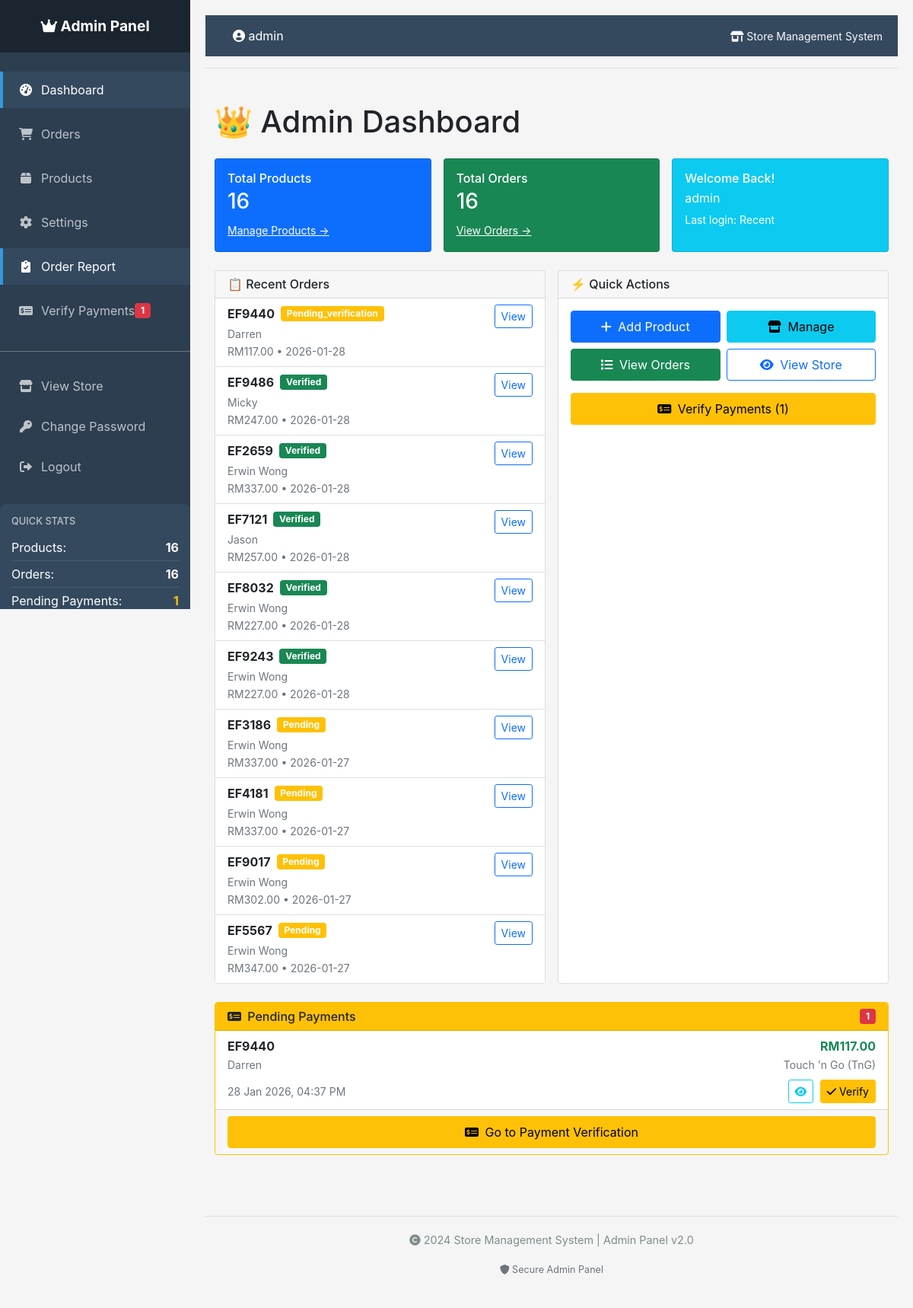
/admin/ (signed in), run on an earlier commit of the app's database.
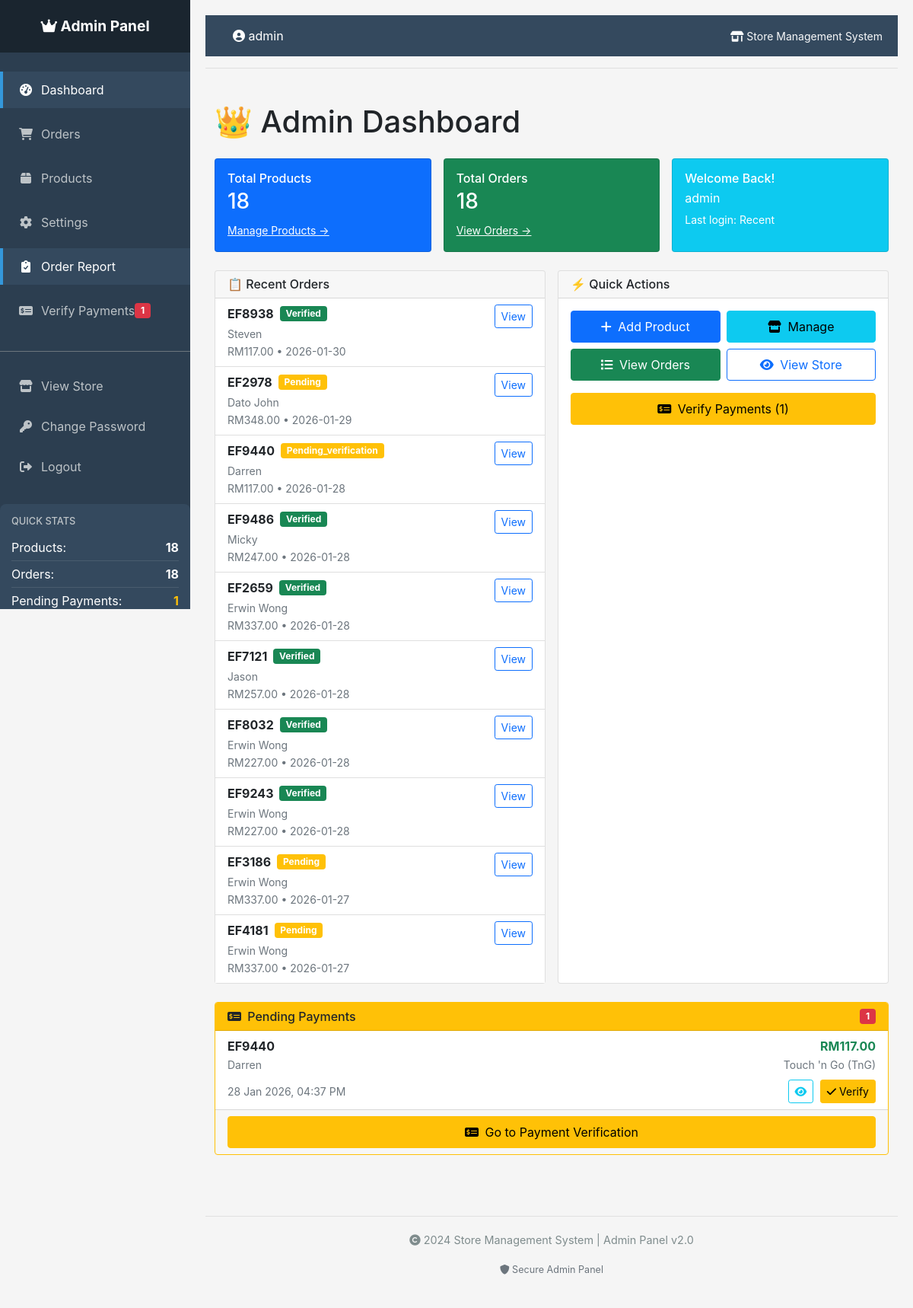
And on a later commit of the database.
### tables this page shows
CREATE TABLE orders (
            id INTEGER PRIMARY KEY AUTOINCREMENT,
            order_id TEXT UNIQUE NOT NULL,
            customer_name TEXT NOT NULL,
            total_price REAL NOT NULL,
            shipping_fee REAL NOT NULL,
            address TEXT NOT NULL,
            postcode TEXT NOT NULL,
            state TEXT NOT NULL,
            region TEXT NOT NULL,
            status TEXT DEFAULT 'pending',
            created_at TIMESTAMP DEFAULT CURRENT_TIMESTAMP
        , contact_number TEXT, payment_method TEXT, payment_status TEXT DEFAULT "pending", payment_receipt TEXT, payment_verified BOOLEAN DEFAULT 0, payment_verified_at TIMESTAMP, payment_verified_by TEXT, tracking_number TEXT, updated_at TIMESTAMP);

### app.py (the view)
@app.route('/admin/')
@admin_required
def admin_dashboard():
    product_count = g.conn.execute('SELECT COUNT(*) FROM products').fetchone()[0]
    order_count = g.conn.execute('SELECT COUNT(*) FROM orders').fetchone()[0]
    pending_payments = g.conn.execute(
        'SELECT COUNT(*) FROM orders WHERE payment_status = "pending_verification"'
    ).fetchone()[0]
    recent_orders = g.conn.execute('''
        SELECT * FROM orders
        ORDER BY created_at DESC
        LIMIT 10
    ''').fetchall()
    orders_to_verify = g.conn.execute('''
        SELECT * FROM orders
        WHERE payment_status = 'pending_verification'
        ORDER BY created_at DESC
    ''').fetchall()
    total_revenue_result = g.conn.execute(
        'SELECT SUM(total_price) FROM orders WHERE payment_verified = 1'
    ).fetchone()
    total_revenue = total_revenue_result[0] if total_revenue_result[0] else 0
    return render_template('admin_dashboard.html',
                          product_count=product_count,
                          order_count=order_count,
                          pending_payments=pending_payments,
                          recent_orders=recent_orders,
                          orders_to_verify=orders_to_verify,
                          total_revenue=total_revenue)

### templates/admin_dashboard.html (shortened to what this page needs)
{% extends "admin_base.html" %}
{% block content %}
<div class="container-fluid py-3">
    <h1 class="mb-4">👑 Admin Dashboard</h1>
    <div class="row g-3 mb-4">
        <div class="col-12 col-sm-6 col-md-4">
            <div class="card bg-primary text-white h-100">
                <div class="card-body py-3">
                    <h6 class="card-title mb-1">Total Products</h6>
                    <h3 class="mb-2">{{ product_count }}</h3>
                    <a href="{{ url_for('admin_products') }}" class="text-white small">Manage Products →</a>
                </div>
            </div>
        </div>
        <div class="col-12 col-sm-6 col-md-4">
            <div class="card bg-success text-white h-100">
                <div class="card-body py-3">
                    <h6 class="card-title mb-1">Total Orders</h6>
                    <h3 class="mb-2">{{ order_count }}</h3>
                    <a href="{{ url_for('admin_orders') }}" class="text-white small">View Orders →</a>
                </div>
            </div>
        </div>
        <div class="col-12 col-sm-6 col-md-4">
            <div class="card bg-info text-white h-100">
                <div class="card-body py-3">
                    <h6 class="card-title mb-1">Welcome Back!</h6>
                    <p class="mb-1">{{ session.admin_username }}</p>
                    <small>Last login: Recent</small>
                </div>
            </div>
        </div>
    </div>
    <div class="row g-3 mb-4">
        <div class="col-12 col-lg-6">
            <div class="card h-100">
                <div class="card-header">
                    <h6 class="mb-0">📋 Recent Orders</h6>
                </div>
                <div class="card-body p-0">
                    {% if recent_orders %}
                    <div class="list-group list-group-flush">
                        {% for order in recent_orders %}
                        <div class="list-group-item">
                            <div class="d-flex justify-content-between align-items-start">
                                <div>
                                    <div class="d-flex align-items-center mb-1">
                                        <strong class="me-2">{{ order.order_id }}</strong>
                                        <small class="badge {% if order.payment_status == 'verified' %}bg-success{% else %}bg-warning{% endif %}">
                                            {{ order.payment_status|title }}
                                        </small>
                                    </div>
                                    <small class="text-muted d-block">{{ order.customer_name }}</small>
                                    <small class="text-muted">RM{{ "%.2f"|format(order.total_price) }} • {{ order.created_at[:10] }}</small>
                                </div>
                                <a href="{{ url_for('order_details', order_id=order.order_id) }}"
                                   class="btn btn-sm btn-outline-primary">
                                    View
                                </a>
                            </div>
                        </div>
                        {% endfor %}
                    </div>
                    {% else %}
                    <div class="text-center py-5">
                        <i class="fas fa-box-open fa-2x text-muted mb-3"></i>
                        <p class="text-muted mb-0">No recent orders</p>
                    </div>
                    {% endif %}
                </div>
            </div>
        </div>
        <div class="col-12 col-lg-6">
            <div class="card h-100">
                <div class="card-header">
                    <h6 class="mb-0">⚡ Quick Actions</h6>
                </div>
                <div class="card-body">
                    <div class="row g-2">
                        <div class="col-6">
                            <a href="{{ url_for('add_product') }}" class="btn btn-primary w-100 py-2">
                                <i class="fas fa-plus me-1"></i> Add Product
                            </a>
                        </div>
                        <div class="col-6">
                            <a href="{{ url_for('admin_products') }}" class="btn btn-info w-100 py-2">
                                <i class="fas fa-store me-1"></i> Manage
                            </a>
                        </div>
                        <div class="col-6">
                            <a href="{{ url_for('admin_orders') }}" class="btn btn-success w-100 py-2">
                                <i class="fas fa-list me-1"></i> View Orders
                            </a>
                        </div>
                        <div class="col-6">
                            <a href="/" class="btn btn-outline-primary w-100 py-2" target="_blank">
                                <i class="fas fa-eye me-1"></i> View Store
                            </a>
                        </div>
                    </div>
                    {% if pending_payments > 0 %}
                    <div class="mt-3">
                        <a href="/admin/verify_payments" class="btn btn-warning w-100 py-2">
                            <i class="fas fa-money-check-alt me-1"></i>
                            Verify Payments ({{ pending_payments }})
                        </a>
                    </div>
                    {% endif %}
                </div>
            </div>
        </div>
    </div>
    {% if pending_payments > 0 %}
    <div class="card border-warning mb-4">
        <div class="card-header bg-warning text-dark py-2">
            <div class="d-flex justify-content-between align-items-center">
                <h6 class="mb-0">
                    <i class="fas fa-money-check-alt me-1"></i> Pending Payments
                </h6>
                <span class="badge bg-danger">{{ pending_payments }}</span>
            </div>
        </div>
        <div class="card-body p-0">
            <div class="list-group list-group-flush">
                {% for order in orders_to_verify %}
                <div class="list-group-item">
                    <div class="d-flex justify-content-between align-items-start mb-2">
                        <div>
                            <strong class="d-block">{{ order.order_id }}</strong>
                            <small class="text-muted">{{ order.customer_name }}</small>
                        </div>
                        <div class="text-end">
                            <strong class="text-success d-block">RM{{ "%.2f"|format(order.total_price) }}</strong>
                            <small class="text-muted">{{ order.payment_method or 'Bank Transfer' }}</small>
                        </div>
                    </div>
                    <div class="d-flex justify-content-between align-items-center">
                        <small class="text-muted">{{ order.created_at|datetimeformat }}</small>
                        <div>
                            <a href="{{ url_for('order_details', order_id=order.order_id) }}"
                               class="btn btn-sm btn-outline-info me-1">
                                <i class="fas fa-eye"></i>
                            </a>
                            <a href="/admin/verify_payments"
                               class="btn btn-sm btn-warning">
                                <i class="fas fa-check"></i> Verify
                            </a>
                        </div>
                    </div>
                </div>
                {% endfor %}
            </div>
        </div>
        <div class="card-footer py-2">
            <a href="/admin/verify_payments" class="btn btn-warning w-100 py-2">
                <i class="fas fa-money-check-alt me-1"></i> Go to Payment Verification
            </a>
        </div>
    </div>
    {% endif %}
</div>
{% endblock %}

### templates/admin_base.html (shortened to what this page needs)
<!DOCTYPE html>
<html lang="en">
<head>
    <link href="https://cdn.jsdelivr.net/npm/bootstrap@5.1.3/dist/css/bootstrap.min.css" rel="stylesheet">
    <link rel="stylesheet" href="https://cdnjs.cloudflare.com/ajax/libs/font-awesome/6.0.0/css/all.min.css">
</head>
<body>
    <div class="admin-container">
        <aside class="admin-sidebar" id="adminSidebar">
            <div class="sidebar-brand">
                <i class="fas fa-crown"></i> Admin Panel
            </div>
            <div class="sidebar-menu">
                <nav class="nav flex-column">
                    <a href="{{ url_for('admin_dashboard') }}"
                       class="nav-link {% if request.endpoint == 'admin_dashboard' %}active{% endif %}">
                        <i class="fas fa-tachometer-alt"></i> Dashboard
                    </a>
                    <a href="{{ url_for('admin_orders') }}"
                       class="nav-link {% if request.endpoint in ['admin_orders', 'order_details'] %}active{% endif %}">
                        <i class="fas fa-shopping-cart"></i> Orders
                    </a>
                    <a href="{{ url_for('admin_products') }}"
                       class="nav-link {% if request.endpoint in ['admin_products', 'add_product', 'edit_product'] %}active{% endif %}">
                        <i class="fas fa-box"></i> Products
                    </a>
                    <a href="{{ url_for('admin_settings') }}"
                       class="nav-link {% if request.endpoint == 'admin_settings' %}active{% endif %}">
                        <i class="fas fa-cog"></i> Settings
                    </a>
                    <a class="nav-link active" href="{{ url_for('reservation_report') }}">
                        <i class="fas fa-clipboard-check"></i> Order Report
                    </a>
                    <a class="nav-link" href="{{ url_for('admin_verify_payments') }}">
                        <i class="fas fa-money-check-alt"></i> Verify Payments
                        {% if pending_payments > 0 %}
                        <span class="badge bg-danger">{{ pending_payments }}</span>
                        {% endif %}
                    </a>
                    <div class="mt-4 pt-3 border-top border-secondary">
                        <a href="/" class="nav-link" target="_blank">
                            <i class="fas fa-store"></i> View Store
                        </a>
                        <a href="{{ url_for('change_password') }}" class="nav-link">
                            <i class="fas fa-key"></i> Change Password
                        </a>
                        <a href="{{ url_for('admin_logout') }}" class="nav-link">
                            <i class="fas fa-sign-out-alt"></i> Logout
                        </a>
                    </div>
                </nav>
                <div class="quick-stats">
                    <h6>Quick Stats</h6>
                    {% set stats = g.conn.execute('SELECT COUNT(*) as product_count FROM products').fetchone() %}
                    {% set order_stats = g.conn.execute('SELECT COUNT(*) as order_count FROM orders').fetchone() %}
                    {% set pending_stats = g.conn.execute('SELECT COUNT(*) as pending_count FROM orders WHERE payment_status = "pending_verification"').fetchone() %}
                    <div class="stat-item">
                        <span>Products:</span>
                        <strong>{{ stats['product_count'] if stats else 0 }}</strong>
                    </div>
                    <div class="stat-item">
                        <span>Orders:</span>
                        <strong>{{ order_stats['order_count'] if order_stats else 0 }}</strong>
                    </div>
                    <div class="stat-item">
                        <span>Pending Payments:</span>
                        <strong class="text-warning">{{ pending_stats['pending_count'] if pending_stats else 0 }}</strong>
                    </div>
                </div>
            </div>
        </aside>
        <main class="admin-main">
            <div class="admin-navbar">
                <div>
                    <span class="ms-3">
                        <i class="fas fa-user-circle"></i> {{ session.get('admin_username', 'Admin') }}
                    </span>
                </div>
                <div>
                    <small class="text-light">
                        <i class="fas fa-store-alt"></i> Store Management System
                    </small>
                </div>
            </div>
            <div class="content-header">
            </div>
            <div class="content-wrapper">
                {% block content %}{% endblock %}
            </div>
            <footer class="admin-footer">
                <p>
                    <i class="fas fa-copyright"></i> 2024 Store Management System | Admin Panel v2.0
                </p>
                <small class="text-muted">
                    <i class="fas fa-shield-alt"></i> Secure Admin Panel
                </small>
            </footer>
        </main>
    </div>
</body>
</html>

What changed in the data, as far as the page shows it:
no longer on this page (row unchanged): orders: order_id "EF9017", payment_status "Pending", customer_name "Erwin Wong", total_price "302.00", created_at "2026-01-27", shown under "📋 Recent Orders"
no longer on this page (row unchanged): orders: order_id "EF5567", payment_status "Pending", customer_name "Erwin Wong", total_price "347.00", created_at "2026-01-27", shown under "📋 Recent Orders"
added orders: order_id "EF8938", payment_status "Verified", customer_name "Steven", total_price "117.00", created_at "2026-01-30", shown under "📋 Recent Orders"
added orders: order_id "EF2978", payment_status "Pending", customer_name "Dato John", total_price "348.00", created_at "2026-01-29", shown under "📋 Recent Orders"
Also different on the page:
{{ stats['product_count'] if stats else 0 }}: "16" → "18"
{{ order_stats['order_count'] if order_stats else 0 }}: "16" → "18"
{{ product_count }}: "16" → "18"
{{ order_count }}: "16" → "18"
